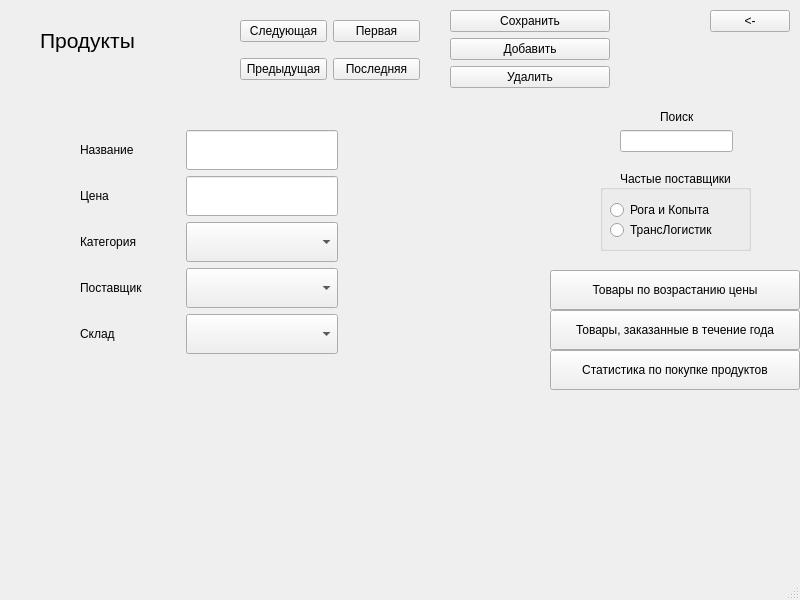
<?xml version="1.0" encoding="UTF-8"?>
<ui version="4.0">
 <class>MainWindow</class>
 <widget class="QMainWindow" name="MainWindow">
  <property name="geometry">
   <rect>
    <x>0</x>
    <y>0</y>
    <width>800</width>
    <height>600</height>
   </rect>
  </property>
  <property name="windowTitle">
   <string>Продукты</string>
  </property>
  <widget class="QWidget" name="centralwidget">
   <widget class="QPushButton" name="b_back">
    <property name="geometry">
     <rect>
      <x>710</x>
      <y>10</y>
      <width>80</width>
      <height>22</height>
     </rect>
    </property>
    <property name="text">
     <string>&lt;-</string>
    </property>
   </widget>
   <widget class="QWidget" name="gridLayoutWidget">
    <property name="geometry">
     <rect>
      <x>240</x>
      <y>10</y>
      <width>180</width>
      <height>80</height>
     </rect>
    </property>
    <layout class="QGridLayout" name="gridLayout">
     <item row="1" column="0">
      <widget class="QPushButton" name="b_prev">
       <property name="text">
        <string>Предыдущая</string>
       </property>
      </widget>
     </item>
     <item row="0" column="0">
      <widget class="QPushButton" name="b_next">
       <property name="text">
        <string>Следующая</string>
       </property>
      </widget>
     </item>
     <item row="0" column="1">
      <widget class="QPushButton" name="b_first">
       <property name="text">
        <string>Первая</string>
       </property>
      </widget>
     </item>
     <item row="1" column="1">
      <widget class="QPushButton" name="b_last">
       <property name="text">
        <string>Последняя</string>
       </property>
      </widget>
     </item>
    </layout>
   </widget>
   <widget class="QWidget" name="gridLayoutWidget_2">
    <property name="geometry">
     <rect>
      <x>450</x>
      <y>10</y>
      <width>160</width>
      <height>80</height>
     </rect>
    </property>
    <layout class="QGridLayout" name="gridLayout_2">
     <item row="0" column="0">
      <widget class="QPushButton" name="b_save">
       <property name="text">
        <string>Сохранить</string>
       </property>
      </widget>
     </item>
     <item row="1" column="0">
      <widget class="QPushButton" name="b_add">
       <property name="text">
        <string>Добавить</string>
       </property>
      </widget>
     </item>
     <item row="2" column="0">
      <widget class="QPushButton" name="b_delete">
       <property name="text">
        <string>Удалить</string>
       </property>
      </widget>
     </item>
    </layout>
   </widget>
   <widget class="QLabel" name="label">
    <property name="geometry">
     <rect>
      <x>40</x>
      <y>10</y>
      <width>141</width>
      <height>61</height>
     </rect>
    </property>
    <property name="font">
     <font>
      <pointsize>16</pointsize>
     </font>
    </property>
    <property name="text">
     <string>Продукты</string>
    </property>
   </widget>
   <widget class="QWidget" name="gridLayoutWidget_3">
    <property name="geometry">
     <rect>
      <x>80</x>
      <y>130</y>
      <width>258</width>
      <height>226</height>
     </rect>
    </property>
    <layout class="QGridLayout" name="gridLayout_3">
     <item row="2" column="1">
      <widget class="QComboBox" name="cb_category">
       <property name="minimumSize">
        <size>
         <width>150</width>
         <height>40</height>
        </size>
       </property>
      </widget>
     </item>
     <item row="1" column="1">
      <widget class="QLineEdit" name="le_price">
       <property name="minimumSize">
        <size>
         <width>150</width>
         <height>40</height>
        </size>
       </property>
      </widget>
     </item>
     <item row="3" column="1">
      <widget class="QComboBox" name="cb_shipper">
       <property name="minimumSize">
        <size>
         <width>150</width>
         <height>40</height>
        </size>
       </property>
      </widget>
     </item>
     <item row="4" column="1">
      <widget class="QComboBox" name="cb_storage">
       <property name="minimumSize">
        <size>
         <width>150</width>
         <height>40</height>
        </size>
       </property>
      </widget>
     </item>
     <item row="0" column="1">
      <widget class="QLineEdit" name="le_name">
       <property name="minimumSize">
        <size>
         <width>150</width>
         <height>40</height>
        </size>
       </property>
      </widget>
     </item>
     <item row="0" column="0">
      <widget class="QLabel" name="label_2">
       <property name="minimumSize">
        <size>
         <width>100</width>
         <height>0</height>
        </size>
       </property>
       <property name="text">
        <string>Название</string>
       </property>
      </widget>
     </item>
     <item row="1" column="0">
      <widget class="QLabel" name="label_3">
       <property name="minimumSize">
        <size>
         <width>100</width>
         <height>0</height>
        </size>
       </property>
       <property name="text">
        <string>Цена</string>
       </property>
      </widget>
     </item>
     <item row="2" column="0">
      <widget class="QLabel" name="label_4">
       <property name="minimumSize">
        <size>
         <width>100</width>
         <height>0</height>
        </size>
       </property>
       <property name="text">
        <string>Категория</string>
       </property>
      </widget>
     </item>
     <item row="3" column="0">
      <widget class="QLabel" name="label_5">
       <property name="minimumSize">
        <size>
         <width>100</width>
         <height>0</height>
        </size>
       </property>
       <property name="text">
        <string>Поставщик</string>
       </property>
      </widget>
     </item>
     <item row="4" column="0">
      <widget class="QLabel" name="label_6">
       <property name="minimumSize">
        <size>
         <width>100</width>
         <height>0</height>
        </size>
       </property>
       <property name="text">
        <string>Склад</string>
       </property>
      </widget>
     </item>
    </layout>
   </widget>
   <widget class="QLineEdit" name="le_search">
    <property name="geometry">
     <rect>
      <x>620</x>
      <y>130</y>
      <width>113</width>
      <height>22</height>
     </rect>
    </property>
   </widget>
   <widget class="QLabel" name="label_7">
    <property name="geometry">
     <rect>
      <x>660</x>
      <y>110</y>
      <width>57</width>
      <height>14</height>
     </rect>
    </property>
    <property name="text">
     <string>Поиск</string>
    </property>
   </widget>
   <widget class="QGroupBox" name="gb_shippers">
    <property name="geometry">
     <rect>
      <x>600</x>
      <y>170</y>
      <width>151</width>
      <height>81</height>
     </rect>
    </property>
    <property name="title">
     <string>Частые поставщики</string>
    </property>
    <property name="alignment">
     <set>Qt::AlignCenter</set>
    </property>
    <widget class="QRadioButton" name="rb_1">
     <property name="geometry">
      <rect>
       <x>10</x>
       <y>30</y>
       <width>120</width>
       <height>20</height>
      </rect>
     </property>
     <property name="text">
      <string>Рога и Копыта</string>
     </property>
    </widget>
    <widget class="QRadioButton" name="rb_2">
     <property name="geometry">
      <rect>
       <x>10</x>
       <y>50</y>
       <width>120</width>
       <height>20</height>
      </rect>
     </property>
     <property name="text">
      <string>ТрансЛогистик</string>
     </property>
    </widget>
   </widget>
   <widget class="QPushButton" name="b_otchet_1">
    <property name="geometry">
     <rect>
      <x>550</x>
      <y>270</y>
      <width>250</width>
      <height>40</height>
     </rect>
    </property>
    <property name="text">
     <string>Товары по возрастанию цены</string>
    </property>
   </widget>
   <widget class="QPushButton" name="b_otchet_2">
    <property name="geometry">
     <rect>
      <x>550</x>
      <y>310</y>
      <width>250</width>
      <height>40</height>
     </rect>
    </property>
    <property name="text">
     <string>Товары, заказанные в течение года</string>
    </property>
   </widget>
   <widget class="QPushButton" name="b_otchet_3">
    <property name="geometry">
     <rect>
      <x>550</x>
      <y>350</y>
      <width>250</width>
      <height>40</height>
     </rect>
    </property>
    <property name="text">
     <string>Статистика по покупке продуктов</string>
    </property>
   </widget>
  </widget>
  <widget class="QMenuBar" name="menubar">
   <property name="geometry">
    <rect>
     <x>0</x>
     <y>0</y>
     <width>800</width>
     <height>19</height>
    </rect>
   </property>
  </widget>
  <widget class="QStatusBar" name="statusbar"/>
 </widget>
 <resources/>
 <connections/>
</ui>
